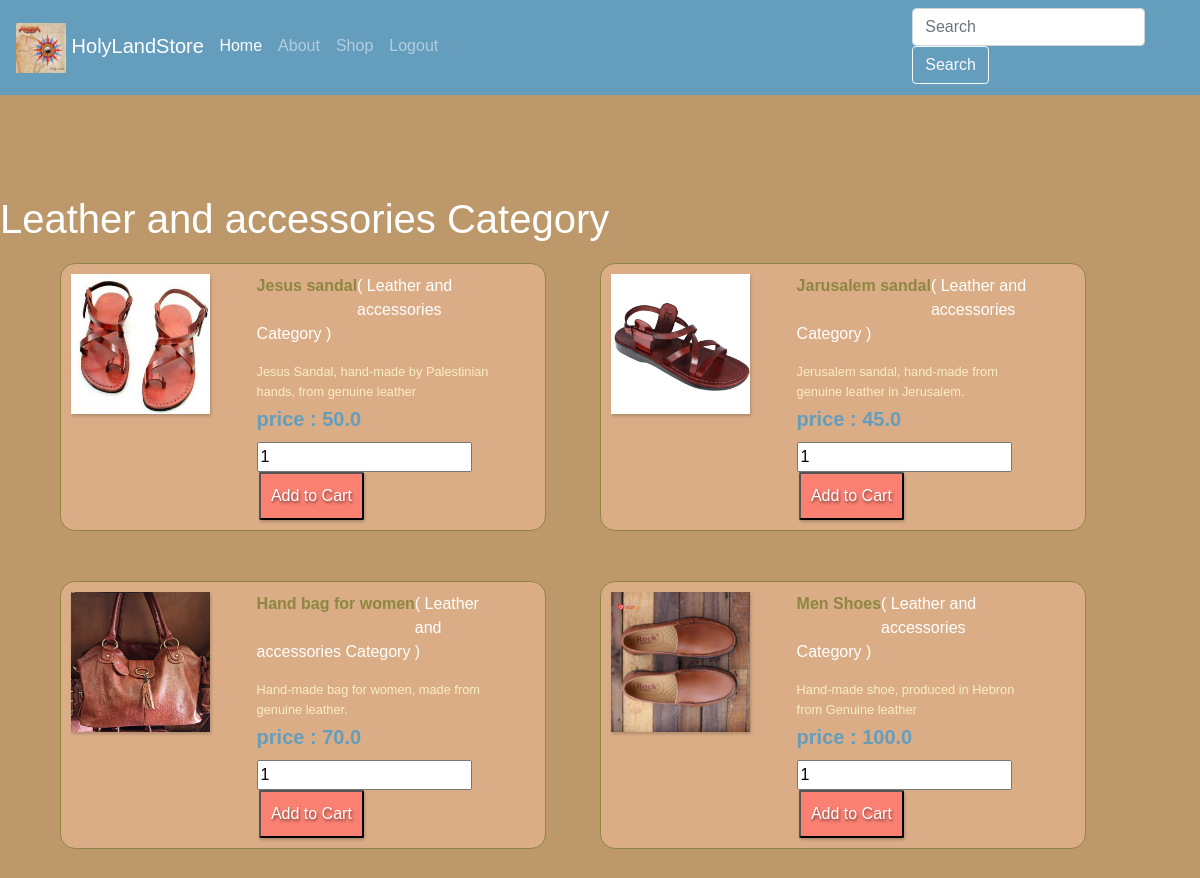
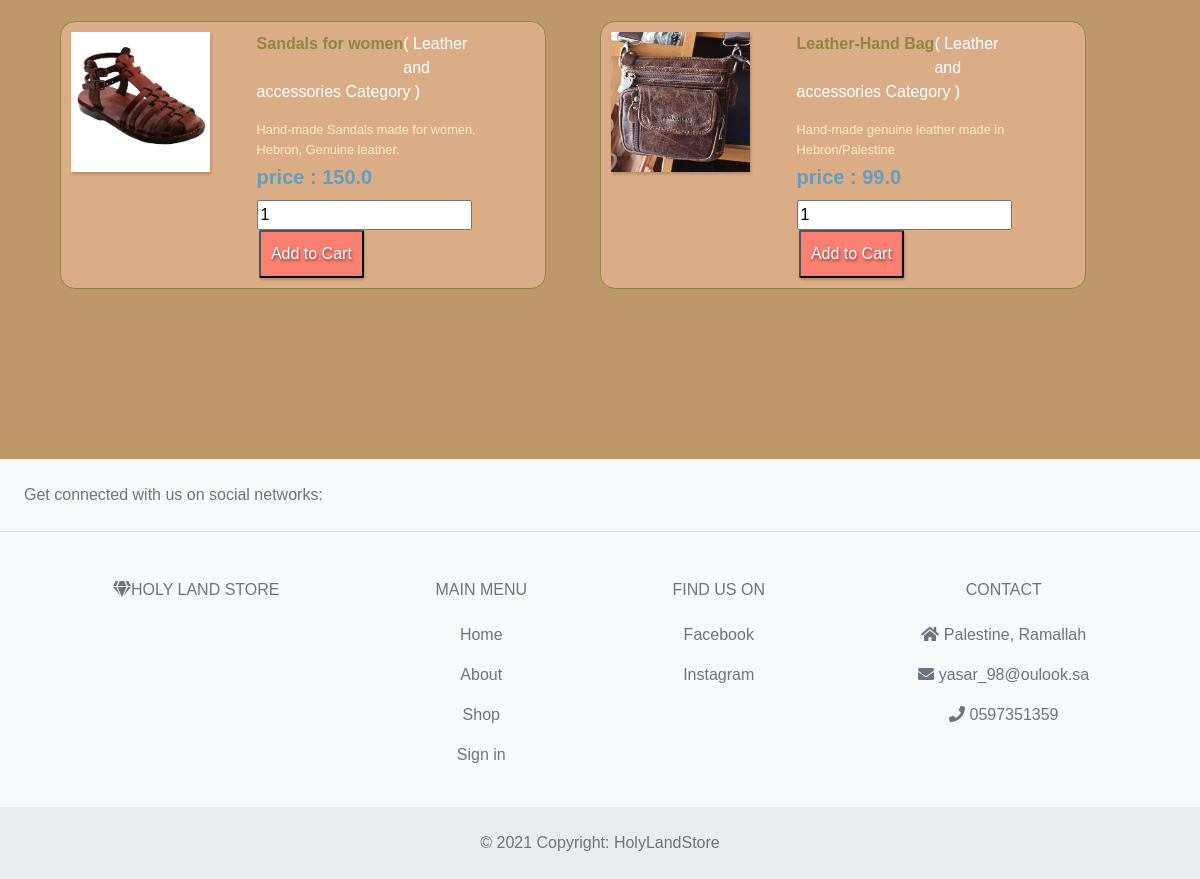
/category/Leather_accessories (signed in), run on the app's committed database (2 pictures, top to bottom).
### product_app/models.py (models this page shows, shortened)
class Product(models.Model):
    title = models.CharField(max_length=255)
    price = models.FloatField()
    desc = models.TextField()
    img = models.ImageField(blank=True)
    quantity= models.IntegerField()
    category = models.ForeignKey(Category, related_name="category_products", on_delete=CASCADE)
    user = models.ManyToManyField(User, through='Cart', related_name="user_products")
    created_at = models.DateTimeField(auto_now_add=True)
    updated_at = models.DateTimeField(auto_now=True)

class Category(models.Model):
    title = models.CharField(max_length=255)
    img = models.ImageField(blank=True)
    created_at = models.DateTimeField(auto_now_add=True)
    updated_at = models.DateTimeField(auto_now=True)

### product_app/views.py (the view)
# urls.py: path('Leather_accessories', views.Leather_accessories),
def Leather_accessories(request):
    all_products=models.get_all_category_products('Leather and accessories')
    user= models.get_user(request.session['User_email'])
    context={
        'all_Leather_accessories_products': all_products,
        'user':user,
    }
    return render(request, 'Leather_accessories_category.html', context)

### product_app/models.py (called while the page is built)
def get_all_category_products(title):
    category=Category.objects.get(title=title)
    return category.category_products.all()

### user_app/models.py (called while the page is built)
def get_user(email):
    users = User.objects.filter(email=email)
    if len(users)>0: #check if the list is not empty
        return users[0]
    return None

### product_app/templates/Leather_accessories_category.html (shortened to what this page needs)
<!DOCTYPE html>
<html lang="en">
<head>
	<link rel="stylesheet" href="https://stackpath.bootstrapcdn.com/bootstrap/4.5.0/css/bootstrap.min.css" />
	{% load static %}
	<link rel="stylesheet" href="{% static 'css/product.css' %}" />
</head>
<body>
	<nav class="navbar sticky-top navbar-expand-md navbar-dark">
		<a href="/" class="navbar-brand">
			<img src="{% static 'imgs/logo.jpg' %}" alt="Holy Land Store" class="logo" />
			HolyLandStore
		</a>
		<div class="collapse navbar-collapse menu" id="navbarCollapse">
			<div class="navbar-nav">
				<a href="/" class="nav-item nav-link active">Home</a>
				<a href="#about" class="nav-item nav-link">About</a>
				<a href="#" class="nav-item nav-link">Shop</a>
			  {% if 'User_email' in request.session %}
				<a href="/logout" class="nav-item nav-link">Logout</a>
				<a class="nav-item nav-link" style="color: red; font-weight: bold; margin-left: 450px;"> {{user.first_name}} {{user.last_name}}</a>
			  {% endif %}
			</div>
			<form class="form-inline ml-auto">
				<input type="text" class="form-control mr-sm-2" placeholder="Search" />
				<button type="submit" class="btn btn-outline-light serchbtn">Search</button>
			</form>
		</div>
	</nav>
	<main>
		<h1>Leather and accessories Category</h1>
		<div id="wrap" class="content">
			<div id="quad_deals">
				{% for product in all_Leather_accessories_products %}
				<div class="deal">
					<div class="product_img">
						<img src="/media/{{product.img}}" alt="product"/>
					</div>
					<div class="options">
						<p class="title">
							{{product.title}}
						</p>
						<p> ( {{product.category.title}} Category ) </p>
						<span class="details">
							{{product.desc}} </span>
							<span class="details price"> price : {{product.price}}
							</span>
						<div class="action">
							<form action="/category/process_cart/{{ product.id }}" method="post">
								<div class="product-quantity">
									<input type="number" name="quantity" value="{{product.quantity}}" min="1" />
									</div>
								<input class="button" type="submit" name="add_to_cart" value="Add to Cart"></input>
							</form>
						</div>
					</div>
				</div>
				{% endfor %}
			</div>
		</div>
	</main>
	<footer class="text-center sticky-bottom text-lg-start bg-light text-muted">
		<section class="
          d-flex
          justify-content-center justify-content-lg-between
          p-4
          border-bottom
        ">
			<div class="me-5 d-none d-lg-block">
				<span>Get connected with us on social networks:</span>
			</div>
		</section>
		<section class="">
			<div class="container text-center text-md-start mt-5">
				<div class="row mt-3">
					<div class="col-md-3 col-lg-4 col-xl-3 mx-auto mb-4">
						<h6 class="text-uppercase fw-bold mb-4">
							<i class="fas fa-gem me-3"></i>Holy Land Store
						</h6>
					</div>
					<div class="col-md-2 col-lg-2 col-xl-2 mx-auto mb-4">
						<h6 class="text-uppercase fw-bold mb-4">Main Menu</h6>
						<p>
							<a href="#!" class="text-reset">Home</a>
						</p>
						<p>
							<a href="#!" class="text-reset">About</a>
						</p>
						<p>
							<a href="#!" class="text-reset">Shop</a>
						</p>
						<p>
							<a href="#!" class="text-reset">Sign in</a>
						</p>
					</div>
					<div class="col-md-3 col-lg-2 col-xl-2 mx-auto mb-4">
						<h6 class="text-uppercase fw-bold mb-4">Find us on</h6>
						<p>
							<a href="#!" class="text-reset">Facebook</a>
						</p>
						<p>
							<a href="#!" class="text-reset">Instagram</a>
						</p>
					</div>
					<div class="col-md-4 col-lg-3 col-xl-3 mx-auto mb-md-0 mb-4">
						<h6 class="text-uppercase fw-bold mb-4">Contact</h6>
						<p><i class="fas fa-home me-3"></i> Palestine, Ramallah</p>
						<p>
							<i class="fas fa-envelope me-3"></i>
							yasar_98@oulook.sa
						</p>
						<p><i class="fas fa-phone me-3"></i> 0597351359</p>
					</div>
				</div>
			</div>
		</section>
		<div class="text-center p-4" style="background-color: rgba(0, 0, 0, 0.05)">
			© 2021 Copyright: HolyLandStore
		</div>
	</footer>
</body>
</html>

### product_app/static/css/product.css (style rules this page uses)
* { box-sizing:border-box; }
body { background:#f1f2f3; margin:0; padding:0; font-family:'arial',sans-serif; color:#fff; }
img { max-width:100%; }
#wrap { width:90%; display:block; margin:20px auto; }
#quad_deals { float:left; width:100%; min-height:300px; height:auto; display:block; }
.deal { display:block; width: 45%; margin-right: 5%; height:50%; min-height:150px; padding:10px; float:left; background:rgba(0,0,0,0.7); }
.product_img { display:block; float:left; padding:10px; position:relative; width:30%; height:140px; overflow:hidden; box-shadow:1px 2px 3px rgba(0,0,0,0.2); }
.product_img img { position:absolute; top:0; bottom:0; left:0; right:0; width:100%; height: 100%; box-shadow:1px 2px 3px rgba(0,0,0,0.2); }
.options { width:70%; float:left; display:block; padding: 0 10%; }
.title { display:block; float:left; font-weight:bold; margin-top:0; color: #8d8741; }
.details { display:block; float:left; font-size:.8em; }
.action { width:100%; display:block; float:left; margin-top:7px; }
.action .button { display:inline-block; padding:10px; background:salmon; text-decoration:none; color:#FFF; text-shadow:1px 2px 3px rgba(0,0,0,0.5); box-shadow:1px 2px 3px rgba(0,0,0,0.2); border-radius:2px; margin:0 1%; }
.deal { border: 1px solid #8d8741; background-color: #daad86; margin-bottom: 50px; border-radius: 15px; }
body { background-color: #bc986a; }
.details { line-height: 1.6; color: #fbeec1; }
main { padding: 100px 0; }
.price { display: inline-block; font-size: 20px; color: #659dbd; font-weight: bold; }

### product_app/templates/Leather_accessories_category.html (style rules this page uses)
.logo { width: 50px; height: 50px; }
nav { background-color: #659dbd; }
.menu { padding-bottom: 3px; }

### data on the page
Product: img (picture), title "Jesus sandal", category "Leather and accessories", desc "Jesus Sandal, hand-made by Palestinian hands, from genuine leather", price "50.0", quantity "1"
Product: img (picture), title "Jarusalem sandal", category "Leather and accessories", desc "Jerusalem sandal, hand-made from genuine leather in Jerusalem.", price "45.0", quantity "1"
Product: img (picture), title "Hand bag for women", category "Leather and accessories", desc "Hand-made bag for women, made from genuine leather.", price "70.0", quantity "1"
Product: img (picture), title "Men Shoes", category "Leather and accessories", desc "Hand-made shoe, produced in Hebron from Genuine leather", price "100.0", quantity "1"
Product: img (picture), title "Sandals for women", category "Leather and accessories", desc "Hand-made Sandals made for women. Hebron, Genuine leather.", price "150.0", quantity "1"
Product: img (picture), title "Leather-Hand Bag", category "Leather and accessories", desc "Hand-made genuine leather made in Hebron/Palestine", price "99.0", quantity "1"
